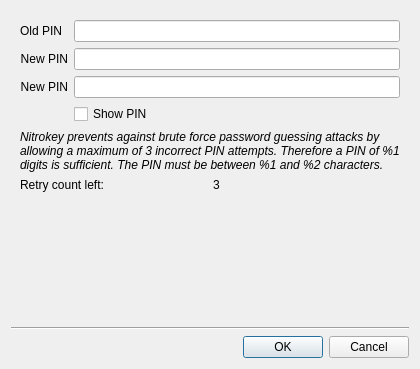
<?xml version="1.0" encoding="UTF-8"?>
<ui version="4.0">
 <class>DialogChangePassword</class>
 <widget class="QDialog" name="DialogChangePassword">
  <property name="geometry">
   <rect>
    <x>0</x>
    <y>0</y>
    <width>420</width>
    <height>369</height>
   </rect>
  </property>
  <property name="sizePolicy">
   <sizepolicy hsizetype="Expanding" vsizetype="Expanding">
    <horstretch>0</horstretch>
    <verstretch>0</verstretch>
   </sizepolicy>
  </property>
  <property name="minimumSize">
   <size>
    <width>420</width>
    <height>300</height>
   </size>
  </property>
  <property name="windowTitle">
   <string>Change user PIN</string>
  </property>
  <property name="windowIcon">
   <iconset resource="resources.qrc">
    <normaloff>:/icons/icon_NK.svg</normaloff>:/icons/icon_NK.svg</iconset>
  </property>
  <layout class="QVBoxLayout" name="verticalLayout">
   <item>
    <widget class="QFrame" name="frame">
     <property name="sizePolicy">
      <sizepolicy hsizetype="MinimumExpanding" vsizetype="MinimumExpanding">
       <horstretch>0</horstretch>
       <verstretch>0</verstretch>
      </sizepolicy>
     </property>
     <property name="autoFillBackground">
      <bool>false</bool>
     </property>
     <property name="frameShape">
      <enum>QFrame::NoFrame</enum>
     </property>
     <property name="frameShadow">
      <enum>QFrame::Plain</enum>
     </property>
     <layout class="QVBoxLayout" name="verticalLayout_4">
      <item>
       <layout class="QFormLayout" name="formLayout">
        <property name="fieldGrowthPolicy">
         <enum>QFormLayout::AllNonFixedFieldsGrow</enum>
        </property>
        <item row="0" column="0">
         <widget class="QLabel" name="label_2">
          <property name="text">
           <string notr="true">Old PIN</string>
          </property>
          <property name="alignment">
           <set>Qt::AlignRight|Qt::AlignTrailing|Qt::AlignVCenter</set>
          </property>
         </widget>
        </item>
        <item row="0" column="1">
         <widget class="QLineEdit" name="lineEdit_OldPW">
          <property name="sizePolicy">
           <sizepolicy hsizetype="Expanding" vsizetype="Preferred">
            <horstretch>0</horstretch>
            <verstretch>0</verstretch>
           </sizepolicy>
          </property>
          <property name="accessibleName">
           <string>Current PIN or password</string>
          </property>
         </widget>
        </item>
        <item row="1" column="0">
         <widget class="QLabel" name="label_3">
          <property name="text">
           <string notr="true">New PIN</string>
          </property>
          <property name="alignment">
           <set>Qt::AlignRight|Qt::AlignTrailing|Qt::AlignVCenter</set>
          </property>
         </widget>
        </item>
        <item row="1" column="1">
         <widget class="QLineEdit" name="lineEdit_NewPW_1">
          <property name="sizePolicy">
           <sizepolicy hsizetype="Expanding" vsizetype="Preferred">
            <horstretch>0</horstretch>
            <verstretch>0</verstretch>
           </sizepolicy>
          </property>
          <property name="accessibleName">
           <string>New PIN or password</string>
          </property>
         </widget>
        </item>
        <item row="2" column="0">
         <widget class="QLabel" name="label_4">
          <property name="text">
           <string notr="true">New PIN</string>
          </property>
          <property name="alignment">
           <set>Qt::AlignRight|Qt::AlignTrailing|Qt::AlignVCenter</set>
          </property>
         </widget>
        </item>
        <item row="2" column="1">
         <widget class="QLineEdit" name="lineEdit_NewPW_2">
          <property name="sizePolicy">
           <sizepolicy hsizetype="Expanding" vsizetype="Preferred">
            <horstretch>0</horstretch>
            <verstretch>0</verstretch>
           </sizepolicy>
          </property>
          <property name="accessibleName">
           <string>New PIN or password</string>
          </property>
         </widget>
        </item>
        <item row="3" column="1">
         <widget class="QCheckBox" name="checkBox">
          <property name="sizePolicy">
           <sizepolicy hsizetype="Preferred" vsizetype="Fixed">
            <horstretch>0</horstretch>
            <verstretch>0</verstretch>
           </sizepolicy>
          </property>
          <property name="text">
           <string>Show PIN</string>
          </property>
         </widget>
        </item>
       </layout>
      </item>
      <item>
       <widget class="QLabel" name="label_additional_information">
        <property name="sizePolicy">
         <sizepolicy hsizetype="Preferred" vsizetype="Preferred">
          <horstretch>0</horstretch>
          <verstretch>0</verstretch>
         </sizepolicy>
        </property>
        <property name="mouseTracking">
         <bool>true</bool>
        </property>
        <property name="focusPolicy">
         <enum>Qt::StrongFocus</enum>
        </property>
        <property name="text">
         <string>&lt;html&gt;&lt;head/&gt;&lt;body&gt;&lt;p&gt;&lt;span style=&quot; font-style:italic;&quot;&gt;Nitrokey prevents against brute force password guessing attacks by allowing a maximum of 3 incorrect PIN attempts. Therefore a PIN of %1 digits is sufficient. The PIN must be between %1 and %2 characters.&lt;/span&gt;&lt;/p&gt;&lt;/body&gt;&lt;/html&gt;</string>
        </property>
        <property name="scaledContents">
         <bool>false</bool>
        </property>
        <property name="wordWrap">
         <bool>true</bool>
        </property>
       </widget>
      </item>
      <item>
       <layout class="QHBoxLayout" name="horizontalLayout">
        <item>
         <widget class="QLabel" name="retryCountLabel">
          <property name="text">
           <string>Retry count left:</string>
          </property>
         </widget>
        </item>
        <item>
         <widget class="QLabel" name="retryCount">
          <property name="focusPolicy">
           <enum>Qt::StrongFocus</enum>
          </property>
          <property name="accessibleName">
           <string/>
          </property>
          <property name="accessibleDescription">
           <string>Retry count left:</string>
          </property>
          <property name="text">
           <string notr="true">3</string>
          </property>
         </widget>
        </item>
       </layout>
      </item>
     </layout>
    </widget>
   </item>
   <item>
    <spacer name="verticalSpacer">
     <property name="orientation">
      <enum>Qt::Vertical</enum>
     </property>
     <property name="sizeHint" stdset="0">
      <size>
       <width>20</width>
       <height>40</height>
      </size>
     </property>
    </spacer>
   </item>
   <item>
    <widget class="Line" name="line">
     <property name="orientation">
      <enum>Qt::Horizontal</enum>
     </property>
    </widget>
   </item>
   <item>
    <layout class="QHBoxLayout" name="horizontalLayout_2">
     <item>
      <spacer name="horizontalSpacer_2">
       <property name="orientation">
        <enum>Qt::Horizontal</enum>
       </property>
       <property name="sizeHint" stdset="0">
        <size>
         <width>40</width>
         <height>20</height>
        </size>
       </property>
      </spacer>
     </item>
     <item>
      <widget class="QDialogButtonBox" name="buttonBox">
       <property name="orientation">
        <enum>Qt::Horizontal</enum>
       </property>
       <property name="standardButtons">
        <set>QDialogButtonBox::Cancel|QDialogButtonBox::Ok</set>
       </property>
      </widget>
     </item>
    </layout>
   </item>
  </layout>
 </widget>
 <tabstops>
  <tabstop>lineEdit_OldPW</tabstop>
  <tabstop>lineEdit_NewPW_1</tabstop>
  <tabstop>lineEdit_NewPW_2</tabstop>
  <tabstop>checkBox</tabstop>
  <tabstop>label_additional_information</tabstop>
  <tabstop>retryCount</tabstop>
 </tabstops>
 <resources>
  <include location="resources.qrc"/>
 </resources>
 <connections>
  <connection>
   <sender>buttonBox</sender>
   <signal>accepted()</signal>
   <receiver>DialogChangePassword</receiver>
   <slot>accept()</slot>
   <hints>
    <hint type="sourcelabel">
     <x>248</x>
     <y>254</y>
    </hint>
    <hint type="destinationlabel">
     <x>157</x>
     <y>274</y>
    </hint>
   </hints>
  </connection>
  <connection>
   <sender>buttonBox</sender>
   <signal>rejected()</signal>
   <receiver>DialogChangePassword</receiver>
   <slot>reject()</slot>
   <hints>
    <hint type="sourcelabel">
     <x>316</x>
     <y>260</y>
    </hint>
    <hint type="destinationlabel">
     <x>286</x>
     <y>274</y>
    </hint>
   </hints>
  </connection>
 </connections>
</ui>
